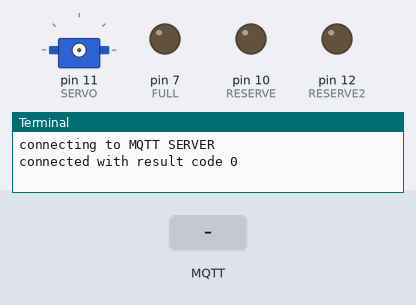
Recording of a program running on a simulated Raspberry Pi (header pin numbers). On the bench: servo, output pins drawn as LEDs (lit = HIGH), the last lines printed to the terminal. The inputs (shaded band) are chosen by the test bench. No MQTT or app messages arrive unless stated; servo angles are drawn from the pulse width (0.5 ms = 0°, 2.5 ms = 180°).

Above: at 1.3 s.
1.4 s: MQTT message "arrive1" arrives on the first subscribed topic
At 8.6 s:
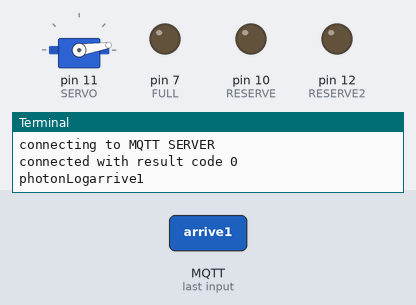
Timing chart, 0 to 8.9 s (numbered marks = the images above; inputs shaded):
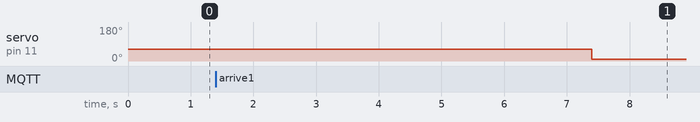

Measured:
- after the input at 1.4 s, servo on pin 11 (SERVO): 63° → 9° after 6.0 s

The program:

raspberrypi_projectDemo.py
```python
import paho.mqtt.client as mqtt         # Import the MQTT library

import RPi.GPIO as GPIO #importing lib
import time
from time import sleep
GPIO.setwarnings(False)
GPIO.setmode(GPIO.BOARD)

#setting pins
SERVO = 11
FULL = 7 #Full LED
RESERVE = 10 #reserve led
RESERVE2 = 12
GPIO.setup(SERVO, GPIO.OUT)
GPIO.setup(FULL, GPIO.OUT)
GPIO.setup(RESERVE, GPIO.OUT)
GPIO.setup(RESERVE2, GPIO.OUT)
pwm=GPIO.PWM(SERVO, 50)
pwm.start(0)

def full():
    GPIO.output(FULL, GPIO.HIGH)
def notFull():
    GPIO.output(FULL,GPIO.LOW)
def reserve1():
    GPIO.output(RESERVE,GPIO.HIGH)
def reserve2():
    GPIO.output(RESERVE2, GPIO.HIGH)
def reserve1off():
    GPIO.output(RESERVE, GPIO.LOW)
def reserve2off():
    GPIO.output(RESERVE2, GPIO.LOW)
def servoOpen():
    pwm.ChangeDutyCycle(6) # left -90 deg position
    sleep(1)
    pwm.ChangeDutyCycle(0)
    sleep(5)
    pwm.ChangeDutyCycle(3) # left -90 deg position
    sleep(1)
    pwm.ChangeDutyCycle(0)

def on_connect (client,userdata,flags,rc):   #when connected to the server this function will run
    print("connected with result code " +str(rc))
    ourClient.subscribe("photonLog") # subscribe to the topic photonLog
# Our "on message" event
def messageFunction (client, userdata, message): #when a message is sent on a subscribed topic this function runs
    topic = str(message.topic)
    message = str(message.payload.decode("utf-8")) #gets the message from the mqtt published
    print(topic + message)
    if( message == "arrive1"): #checking if the pay load arrive1
        servoOpen() #then runs the function
        reserve1off()
    if( message == "arrive2"): #checking if the pay load arrive2
        servoOpen() #then runs the function
        reserve2off()
    if( message == "full"):
        full()
    if( message == "notfull"):
        notFull()
    if( message == "reserve1"):
        reserve1()
    if( message == "reserve2"):
        reserve2()
    if( message == "reserve1off"):
        reserve1off()
    if( message == "reserve2off"):
        reserve2off()
ourClient = mqtt.Client("makerio_mqtt_365")     # Create a MQTT client object

# Subscribe to the topic AC_unit
ourClient.on_message = messageFunction      # Attach the messageFunction to subscription
ourClient.on_connect = on_connect

print("connecting to MQTT SERVER")
ourClient.connect("test.mosquitto.org", 1883)   # Connect to the test MQTT broker

ourClient.loop_start()              # Start the MQTT client and keep the connection alive


# Main program loop
while(1):
    time.sleep(1)               # Sleep for a second
```
